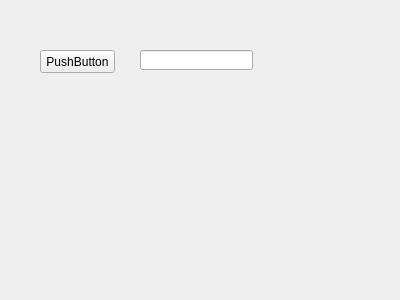
<?xml version="1.0" encoding="UTF-8"?>
<ui version="4.0">
 <class>Dome</class>
 <widget class="QWidget" name="Dome">
  <property name="geometry">
   <rect>
    <x>0</x>
    <y>0</y>
    <width>400</width>
    <height>300</height>
   </rect>
  </property>
  <property name="windowTitle">
   <string>Form</string>
  </property>
  <widget class="QPushButton" name="pushButton">
   <property name="geometry">
    <rect>
     <x>40</x>
     <y>50</y>
     <width>75</width>
     <height>23</height>
    </rect>
   </property>
   <property name="text">
    <string>PushButton</string>
   </property>
  </widget>
  <widget class="QLineEdit" name="lineEdit">
   <property name="geometry">
    <rect>
     <x>140</x>
     <y>50</y>
     <width>113</width>
     <height>20</height>
    </rect>
   </property>
  </widget>
 </widget>
 <resources/>
 <connections/>
</ui>
